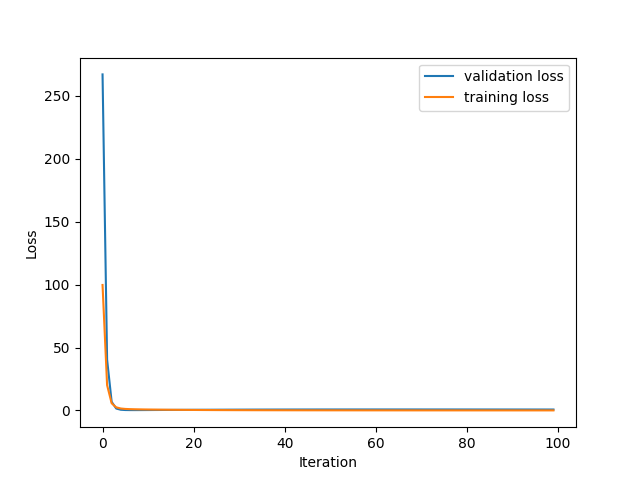

This chart was generated by the following Python code:
from sklearn import datasets as ds
from sklearn.model_selection import train_test_split
import numpy as np
from numpy import random
import matplotlib.pyplot as plt



def train(x_train, y_train, x_test, y_test, iters_train, loss_train, loss_val):

    max_iterations = 100
    num_samples, num_features = x_train.shape
    num_test_samples, num_test_features = x_test.shape
    theta = random.rand(num_features)
    gamma = 1

    lr = 0.01

    for i in range(max_iterations):
        iters.append(i)
        grad = 0
        for sample in range(num_samples):
            output = np.dot(x_train[sample], theta)
            diff = y_train[sample] - output
            each_grad = np.dot(x_train[sample], diff)
            grad += each_grad
        grad = (-2 * grad) / num_samples + gamma * theta

        theta -= lr * grad

        predict_error = 0
        for j in range(num_test_samples):
            predict_output = np.dot(x_test[j], theta)
            predict_error += np.dot((predict_output - y_test[j]), (predict_output - y_test[j])) + 0.5 * gamma * np.dot(theta, theta)
            predict_error /= num_test_samples
        print(str(i) + '\t' + str(predict_error))

        loss_train.append(predict_error)

        train_error = 0
        for j in range(num_samples):
            predict_output = np.dot(x_train[j], theta)
            train_error += np.dot((predict_output - y_train[j]), (predict_output - y_train[j])) + 0.5 * gamma * np.dot(theta, theta)
            train_error /= num_samples
        print(str(i) + '\t' + str(train_error))

        loss_val.append(train_error)

if __name__ == '__main__':
    x_train, y_train = ds.load_svmlight_file('./data/housing')

    x_train = x_train.toarray()
    temp = np.ones(shape=[506, 1], dtype=np.float32)
    x_train = np.concatenate(1[x_train, temp], axis=1)

    x_train, x_test, y_train, y_test = train_test_split(x_train, y_train, test_size=0.367, random_state=42)

    num_samples, num_features = x_train.shape
    num_test_samples, num_test_features = x_test.shape

    iters = []
    test_errors = []
    train_errors = []
    train(x_train, y_train, x_test, y_test, iters, test_errors, train_errors)
    plt.plot(iters, test_errors, label='validation loss')
    plt.plot(iters, train_errors, label='training loss')

    plt.xlabel('Iteration')
    plt.ylabel('Loss')
    plt.legend()
    plt.show()
